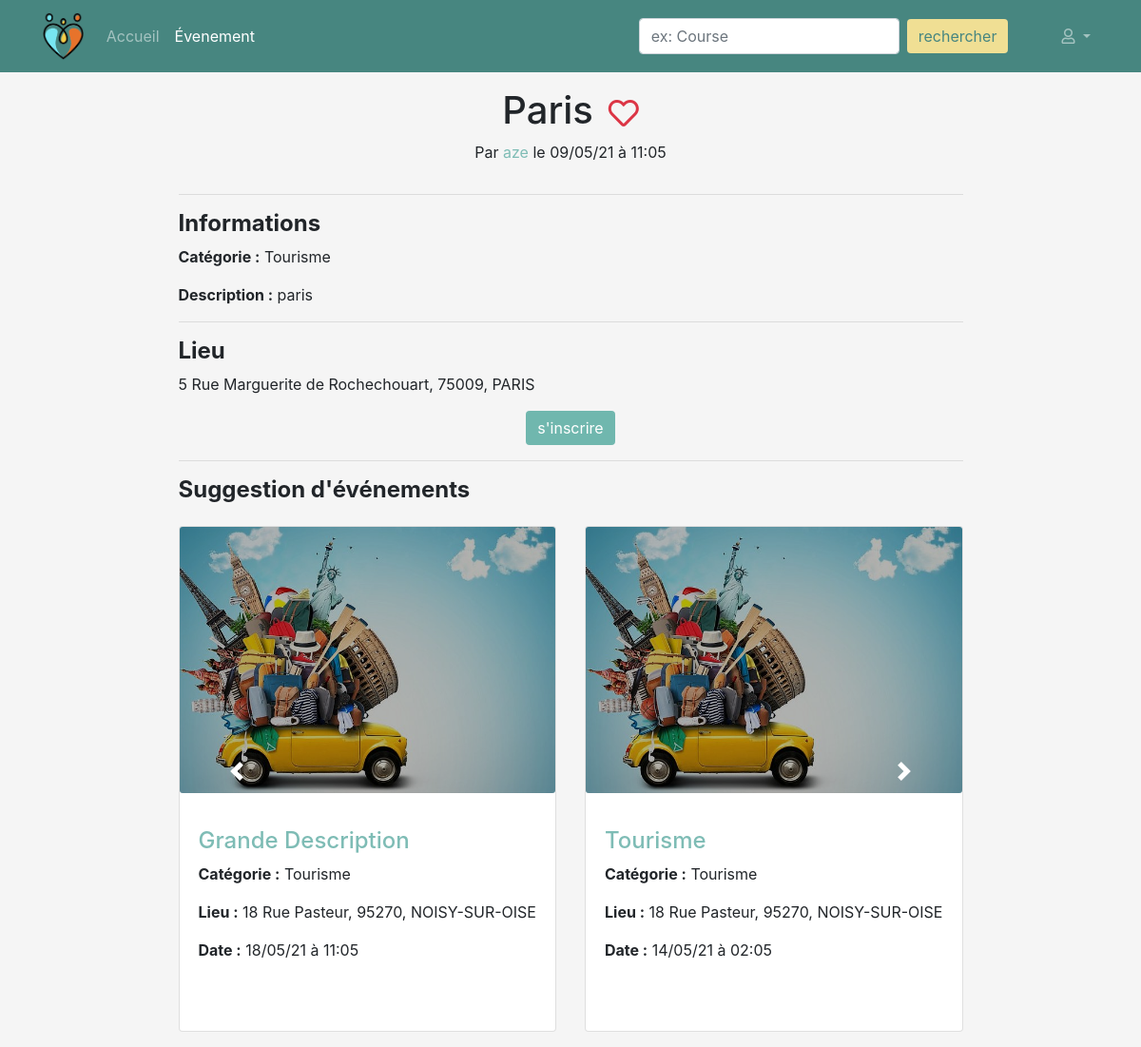
Page /evenement/description/27 on the committed database.
### events/models.py (models this page shows, shortened)
class Event(models.Model):
    PARTY_CATEGORY = 'soiree'
    GAME_CATEGORY = 'jeux'
    TOURISM_CATEGORY = 'tourisme'
    AREA_CATEGORY = 'plein air'
    CATEGORY_CHOICES = (
        (PARTY_CATEGORY, 'soiree'),
        (GAME_CATEGORY, 'jeux'),
        (TOURISM_CATEGORY, 'tourisme'),
        (AREA_CATEGORY, 'plein air')
    )
    person = models.ForeignKey('persons.Person', on_delete=models.CASCADE)
    title = models.CharField('titre', max_length=150)
    description = models.TextField('description')
    address = models.CharField('adresse', max_length=100)
    zip_code = models.IntegerField('code postal')
    city = models.CharField('ville', max_length=50)
    category = models.CharField('categorie', choices=CATEGORY_CHOICES, max_length=20)
    created_at = models.DateTimeField('crée à', auto_now=True)
    event_date = models.DateTimeField('date evenement', auto_now=False)
    coordonate_x = models.CharField('coordonnée X',max_length=10 ,null=True, blank=True)
    coordonate_y = models.CharField('coordonnée Y',max_length=10 , null=True, blank=True)

### persons/models.py (models this page shows, shortened)
class Person(models.Model):
    TYPE_PARTICULIER = 'particulier'
    TYPE_PROFESSIONNEL = 'professionnel'
    TYPE_CHOICES = (
        (TYPE_PARTICULIER, 'particulier'),
        (TYPE_PROFESSIONNEL, 'professionnel')
    )
    user = models.ForeignKey('users.User', on_delete=models.CASCADE)
    first_name = models.CharField('prenom', max_length=100)
    last_name = models.CharField('nom', max_length=100)
    birth_date = models.DateField('date naissance')
    address = models.CharField('adresse', max_length=250)
    zip_code = models.IntegerField('code postal')
    city = models.CharField('ville', max_length=50)
    country = models.CharField('pays', max_length=100)
    phone_number = PhoneNumberField('telephone')
    pseudo = models.CharField('pseudo', max_length=50)
    person_type = models.CharField('type', choices=TYPE_CHOICES, max_length=15)
    created_at = models.DateTimeField('crée à', auto_now=True)
    note = models.IntegerField('karma', null=True, blank=True)
    imageProfil = models.FileField('image', null=True, default='utilisateur-de-profil.svg')
    is_visible = models.BooleanField('est visible', default=False)

### events/views/events.py (the view)
# urls.py: path('evenement/description/<int:event_id>', EventDescriptionView.as_view(), name='description-event'),
class EventDescriptionView(View):
    def get(self, request, event_id):
        user = request.user
        event = get_event_by_id(event_id)
        person = get_person_by_user(user) if user.pk else None
        is_registered = get_if_person_is_registered(person, event)
        is_favorite = get_if_event_is_fav(person, event)
        favorite = None
        inscrit = None
        if is_favorite:
            favorite = FavoriteEvent.objects.get(person=person, event=event) if user.pk else None
        if is_registered:
            inscrit = InscriptionEvent.objects.get(person=person, event=event) if user.pk else None
        events_caroussel = Event.objects.filter(category=event.category, event_date__gte=timezone.now()).exclude(pk=event_id)
        context = {
            'user': user,
            'person': person,
            'event': event,
            'is_registered': is_registered,
            'is_favorite': is_favorite,
            'favorite': favorite,
            'inscrit': inscrit,
            'events_caroussel' : events_caroussel,
            'navigation_items': navigation.navigation_items(navigation.NAV_EVENEMENT),
        }
        return render(request, 'events/event_detail.html', context)

### events/models_helpers.py (called while the page is built)
def get_event_by_id(event_id):
    return Event.objects.get(pk=event_id)

def get_if_person_is_registered(person, event):
    return InscriptionEvent.objects.filter(person=person, event=event).exists()

def get_if_event_is_fav(person, event):
    return FavoriteEvent.objects.filter(person=person, event=event).exists()

### events/navigation.py (called while the page is built)
def navigation_items(selected_item=None):
    items = []
    for name, shortcut in NAV_ITEMS:
        items.append({
            'name': name,
            'url': reverse(shortcut),
            'active': True if selected_item == name else False,
        })
    return items

### events/templates/events/event_detail.html (shortened to what this page needs)
{% extends 'persons/base_navbar.html' %}
{% load leaflet_tags %}
{% load bootstrap4 %}
{% load static %}
{% block content %}
    <div class="row my-3">
        {% if event %}
            <div class="col-9 text-left m-auto">
                <div class="row">
                    <div class="col-12 d-flex text-center align-items-center justify-content-center">
                        <h1 class="mr-3">{{ event.title|title }}</h1>
                        {% if is_favorite %}
                            <a href="{% url 'unfavorite-event' favorite.pk %}"><i
                                    class="fas fa-heart text-danger fa-2x"></i></a>
                        {% else %}
                            {% if person.person_type != "professionnel" %}
                                {% if person != event.person %}
                                    <a href="{% url 'favorite-event' event.pk %}"><i
                                            class="far fa-heart text-danger fa-2x"></i></a>
                                {% endif %}
                            {% endif %}
                        {% endif %}
                    </div>
                    <div class="col-12 text-center">
                        <p>Par {% if event.person.pk is not person.pk %}<a class="show-user"
                                                                           href="{% url 'profil-show-user' event.person.pk %}">{{ event.person.pseudo }}</a> {% else %}
                            {{ event.person.pseudo }} {% endif %} le {{ event.event_date|date:'d/m/y à h:m' }}</p>
                    </div>
                </div>
                <hr>
                <div>
                    <h4><b>Informations</b></h4>
                    <p><b>Catégorie :</b> {{ event.category|title }}</p>
                    <p><b>Description :</b> {{ event.description }}</p>
                </div>
                <hr>
                <div>
                    <h4><b>Lieu</b></h4>
                    <p>{{ event.address }}, {{ event.zip_code }}, {{ event.city }}</p>
                </div>
                <div class="text-center mt-3">
                    {% if person.person_type != "professionnel" %}
                        {% if person != event.person %}
                            {% if is_registered %}
                                <a href="{% url 'desinscription-event' inscrit.pk %}" class="btn btn-primary">se
                                    désinscrire</a>
                            {% else %}
                                <a href="{% url 'inscription-event' event.pk %}" class="btn btn-primary">s'inscrire</a>
                            {% endif %}
                        {% endif %}
                    {% endif %}
                </div>
                <hr>
                <div id="carouselcontrol" class="carousel slide" data-ride="carousel">
                {% if events_caroussel.count > 1 %}
                <h4><b>Suggestion d'événements</b></h4>
                    <div class="carousel-inner slide carousel-multi-item">
                        {% for event in events_caroussel %}
                            {% if forloop.counter0|divisibleby:2 %}
                                <div class="carousel-item{% if forloop.first %} active{% endif %}">
                                <div class="row">
                            {% endif %}
                        <div class="col-md-6 clearfix d-none d-md-block">
                            <div class="card mt-3">
                                {% with 'assets/category/'|add:event.category|add:'.jpeg' as category %}
                                    <img src="{% static category %}" class="card-img category-img">
                                {% endwith %}
                                <div class="card-body">
                                    <div class="d-flex">
                                        <p class="text-left"><a href="{% url 'description-event' event.pk %}">
                                            <h4
                                                    class="mt-3">{{ event.title|title }}</h4></a></p>
                                    </div>
                                    <p class="card-text"><b>Catégorie :</b> {{ event.category|title }}</p>
                                    <p class="card-text"><b>Lieu
                                        :</b> {{ event.address }}, {{ event.zip_code }}, {{ event.city }} </p>
                                    <p class="card-text"><b>Date :</b> {{ event.event_date|date:'d/m/y à h:m' }}
                                    </p>
                                </div>
                            </div>
                        </div>
                        {% if not forloop.counter0|divisibleby:2 or forloop.last %}
                            </div>
                            </div>
                        {% endif %}
                        {% endfor %}
                        {% if events_caroussel.count > 1 %}
                            <a class="carousel-control-prev" href="#carouselcontrol" role="button"
                               data-slide="prev">
                                <span class="carousel-control-prev-icon" aria-hidden="true"></span>
                            </a>
                            <a class="carousel-control-next" href="#carouselcontrol" role="button"
                               data-slide="next">
                                <span class="carousel-control-next-icon" aria-hidden="true"></span>
                            </a>
                        {% endif %}
                    </div>
                    {% endif %}
                </div>
            </div>
        {% endif %}
    </div>
{% endblock %}

### events/static/css/event.css (style rules this page uses)
body { background-color: whitesmoke !important; }
.btn-primary, .btn-outline-primary { background-color: #70B7AE !important; border: none !important; }
h4 a, .show-user { color: #7ebcb5 !important; }
.category-img { height: 280px; object-fit: cover; filter: brightness(70%); }
.card-body { height: 250px; }
.carousel-control-prev, .carousel-control-next { opacity: 1; }
.carousel-control-prev-icon, .carousel-control-next-icon { transition: all ease 0.4s; }

### rows in the picture
Event: title "Paris", person.pseudo "aze", event_date "09/05/21 à 11:05", category "Tourisme", description "paris", address "5 Rue Marguerite de Rochechouart", zip_code "75009", city "PARIS"
Event: category "Tourisme", address "18 Rue Pasteur", zip_code "95270", city "NOISY-SUR-OISE", event_date "18/05/21 à 11:05"
Event: category "Tourisme", address "18 Rue Pasteur", zip_code "95270", city "NOISY-SUR-OISE", event_date "14/05/21 à 02:05"

### other values in the picture
{{ item.name }} "Accueil" "Évenement"
